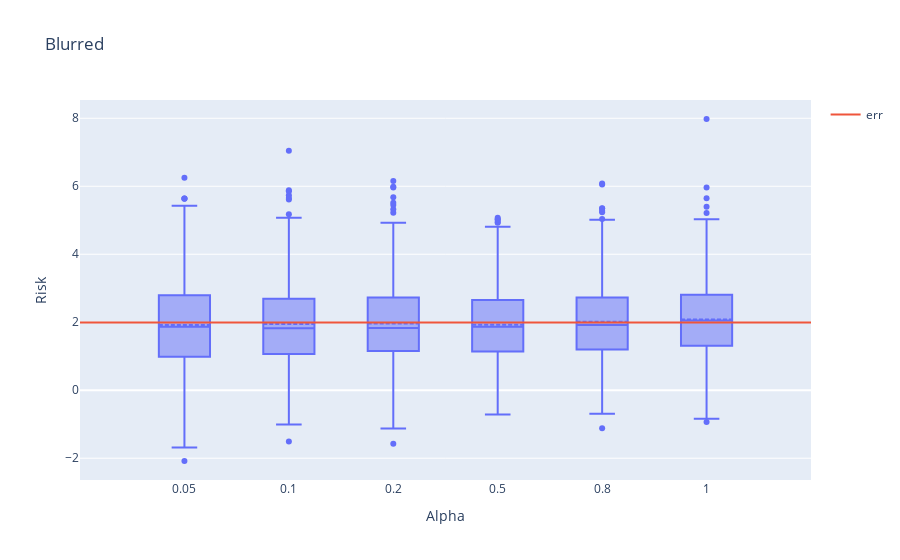

The cell this chart's notebook holds for it:
### Code cell
fig_blur = px.box(blur_df, 
             labels={
                     "variable": "Alpha",
                     "value": "Risk"
                     },
             title="Blurred")
fig_blur.update_traces(boxmean=True)
fig_blur.add_trace(go.Scatter(x=[-1,6], 
                         y=[test_err.mean(),test_err.mean()], 
                         mode='lines', 
                         name='err'))
fig_blur.update_layout(
    xaxis = dict(
        tickmode = 'array',
        tickvals = np.arange(na),
        ticktext = alphas,
    )
)

### Figure 1 — Plotly figure (JSON) as saved in the notebook; plotly's stock layout.template omitted (floating-point values rounded to 4 significant figures; data arrays with more than 128 entries replaced by an {"elided": "..."} marker saying what was removed)
{"data": [{"alignmentgroup": "True", "boxmean": true, "hovertemplate": "Alpha=%{x}<br>Risk=%{y}<extra></extra>", "legendgroup": "", "marker": {"color": "#636efa"}, "name": "", "notched": false, "offsetgroup": "", "orientation": "v", "showlegend": false, "type": "box", "x": {"elided": "3000 str values"}, "x0": " ", "xaxis": "x", "y": {"elided": "3000 float values"}, "y0": " ", "yaxis": "y"}, {"mode": "lines", "name": "err", "type": "scatter", "x": [-1, 6], "y": [1.992, 1.992]}], "layout": {"boxmode": "group", "legend": {"tracegroupgap": 0}, "title": {"text": "Blurred"}, "xaxis": {"anchor": "y", "domain": [0, 1], "tickmode": "array", "ticktext": [0.05, 0.1, 0.2, 0.5, 0.8, 1], "tickvals": [0, 1, 2, 3, 4, 5], "title": {"text": "Alpha"}}, "yaxis": {"anchor": "x", "domain": [0, 1], "title": {"text": "Risk"}}}}
